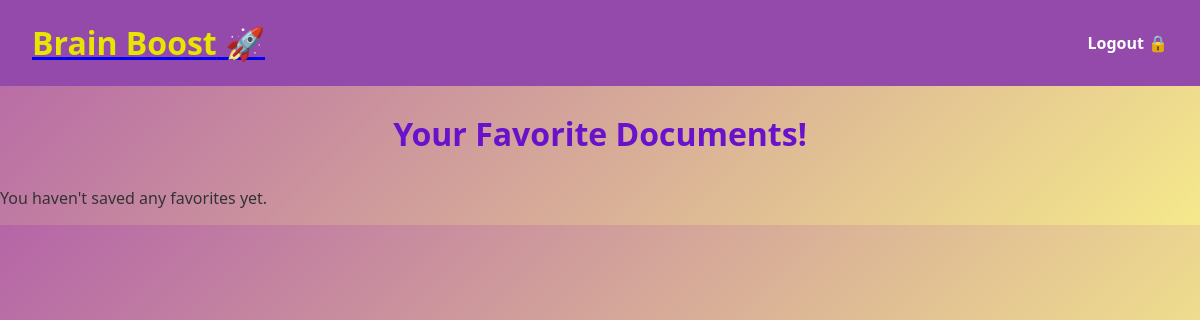
/favorites/ (signed in), run on an earlier commit of the app's database.
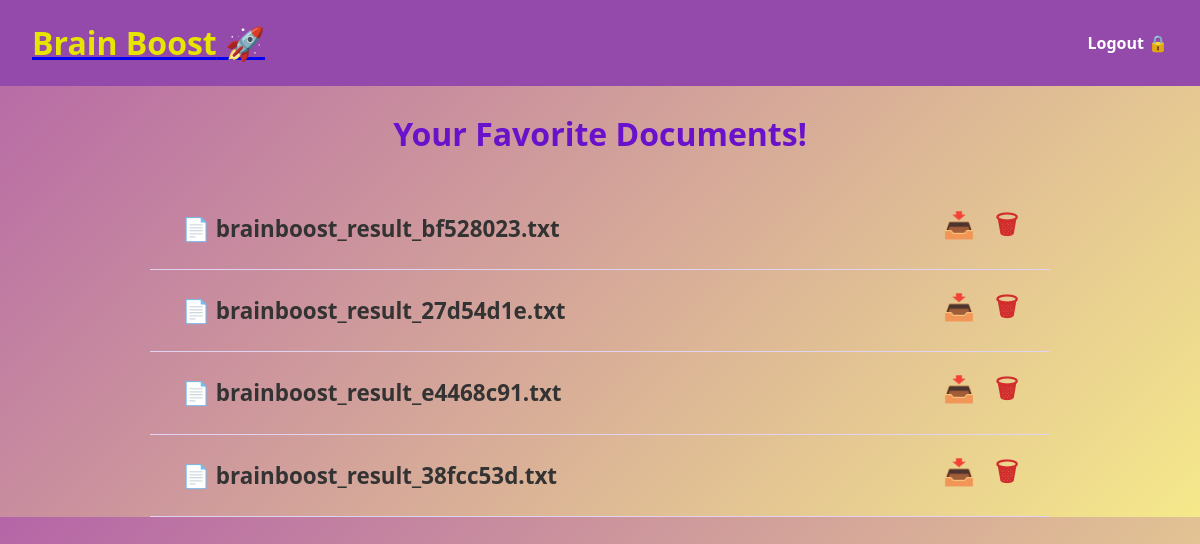
And on a later commit of the database.
### analyzer_app/models.py (models this page shows, shortened)
class FavoriteDocument(models.Model):
    user = models.ForeignKey(User, on_delete=models.CASCADE)
    file_name = models.CharField(max_length=255)
    added_on = models.DateTimeField(auto_now_add=True)

### analyzer_app/views.py (the view)
# urls.py: path('favorites/', views.favorites_page, name='favorites'),
@login_required
def favorites_page(request):
    if request.method == 'POST':
        file_name = request.POST.get('file_name')
        if file_name:
            FavoriteDocument.objects.create(user=request.user, file_name=file_name)
            return redirect('analyzer_app:favorites')
    favorites = FavoriteDocument.objects.filter(user=request.user)
    return render(request, 'analyzer_app/favorites.html', {'favorites': favorites})

### analyzer_app/templates/analyzer_app/favorites.html (shortened to what this page needs)
{% load static %}
<!DOCTYPE html>
<html lang="en">
<head>
    <link rel="stylesheet" href="{% static 'analyzer_app/css/favorite.css' %}" />
</head>
<body>
    <header class="header">
        <a href="{% url 'analyzer_app:welcome' %}"><h1><span class="brand-bold">Brain Boost</span> 🚀</h1></a>
        <a href="{% url 'analyzer_app:logout' %}" class="login-btn">Logout 🔒</a>
    </header>
   <main class="container-2">
    <h2 class="favorites-title"> Your Favorite Documents! </h2>
    {% if favorites %}
        <div class="favorites-list">
            {% for doc in favorites %}
                <div class="favorite-row">
                    <span class="file-name">📄 {{ doc.file_name }}</span>
                    <div class="row-actions">
                        <a href="{% url 'analyzer_app:download_processed_file' file_name=doc.file_name %}" class="icon-btn" title="Download">📥</a>
                        <a href="{% url 'analyzer_app:delete_favorite' file_id=doc.id %}" class="icon-btn delete" title="Delete">🗑</a>
                    </div>
                </div>
                <hr class="fav-divider">
            {% endfor %}
        </div>
    {% else %}
        <p class="no-favorites">You haven't saved any favorites yet.</p>
    {% endif %}
</main>
</body>
</html>

### analyzer_app/static/analyzer_app/css/favorite.css (style rules this page uses)
body { font-family: 'Segoe UI', sans-serif; margin: 0; padding: 0; background: linear-gradient(135deg, #b565a7, #f5e98b); color: #333; }
.header { display: flex; justify-content: space-between; align-items: center; background-color: #944aaa; padding: 0 2rem; color: white; }
.brand-bold { font-weight: bold; color: #e6e600; }
.login-btn { color: white; text-decoration: none; font-weight: bold; }
.favorites-title { text-align: center; font-size: 2rem; font-weight: bold; color: #6a11cb; margin-bottom: 2rem; }
.favorites-list { max-width: 900px; margin: 0 auto; }
.favorite-row { display: flex; justify-content: center; align-items: center; position: relative; padding: 1.2rem 2rem; font-size: 1.3rem; font-weight: 600; }
.file-name { text-align: left; font-size: 1.4rem; color: #333; flex: 1; }
.row-actions { display: flex; gap: 20px; }
.icon-btn { font-size: 1.6rem; text-decoration: none; transition: transform 0.2s ease; cursor: pointer; color: #000; }
.icon-btn.delete { color: #d12d2d; }
.fav-divider { border: none; border-bottom: 1px solid #e0d2f1; margin: 0; }

What changed in the data, as far as the page shows it:
added FavoriteDocument: file_name "brainboost_result_bf528023.txt"
added FavoriteDocument: file_name "brainboost_result_27d54d1e.txt"
added FavoriteDocument: file_name "brainboost_result_e4468c91.txt"
added FavoriteDocument: file_name "brainboost_result_38fcc53d.txt"
Also different on the page:
text no longer shown: "You haven't saved any favorites yet."
